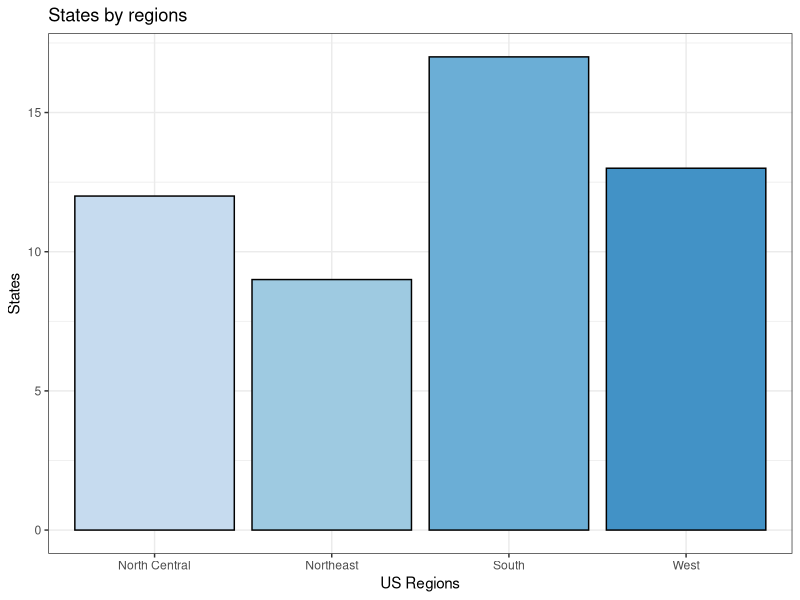
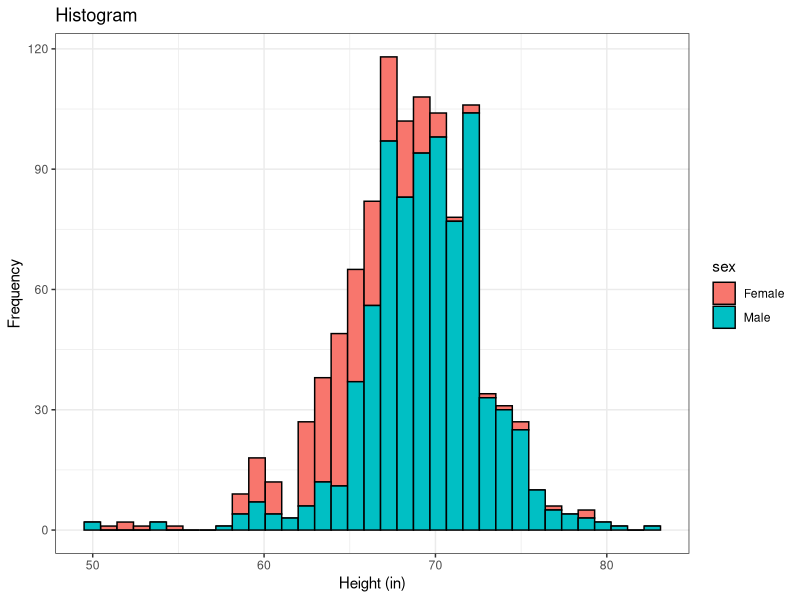
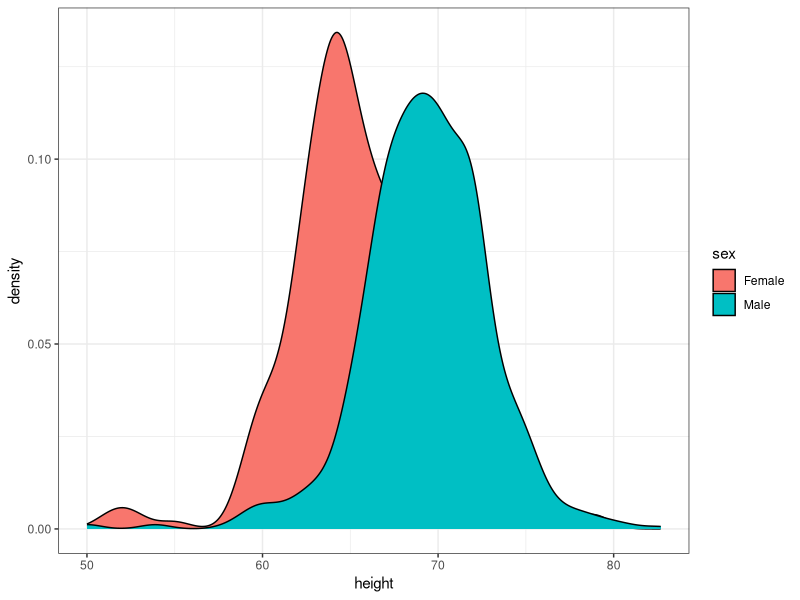
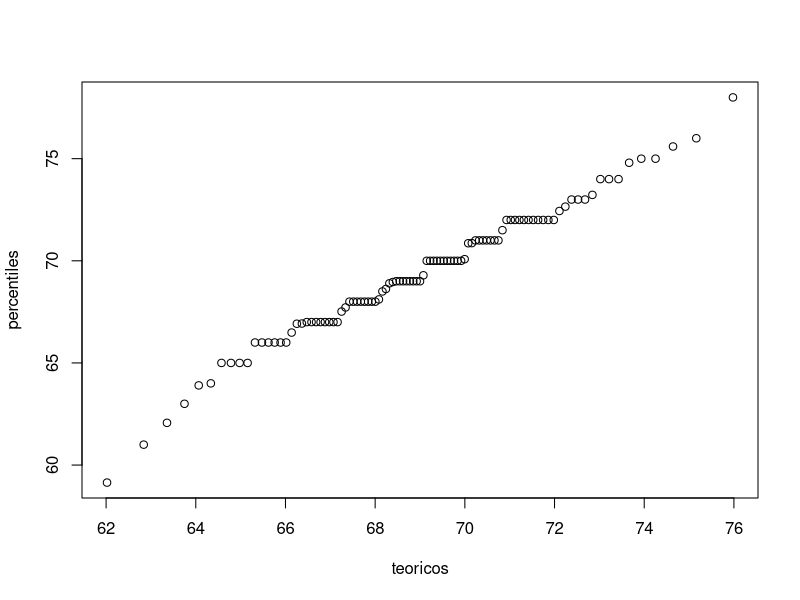
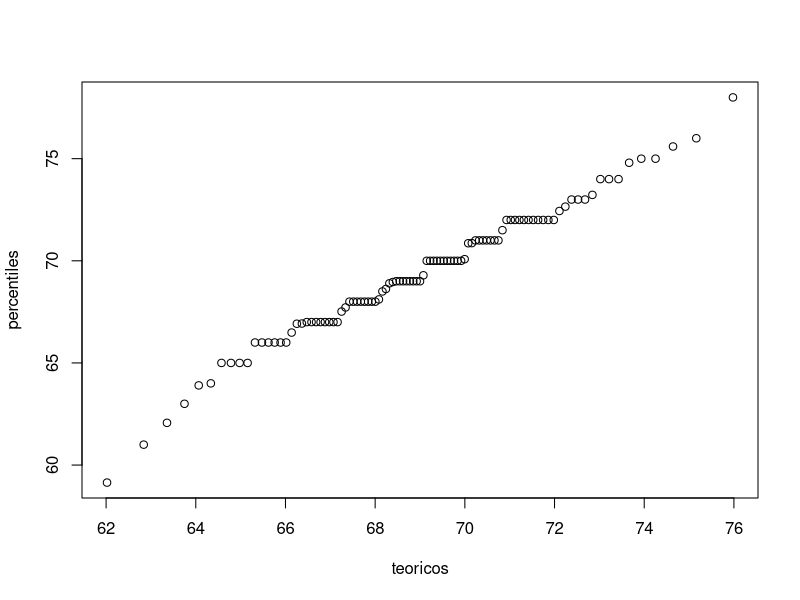
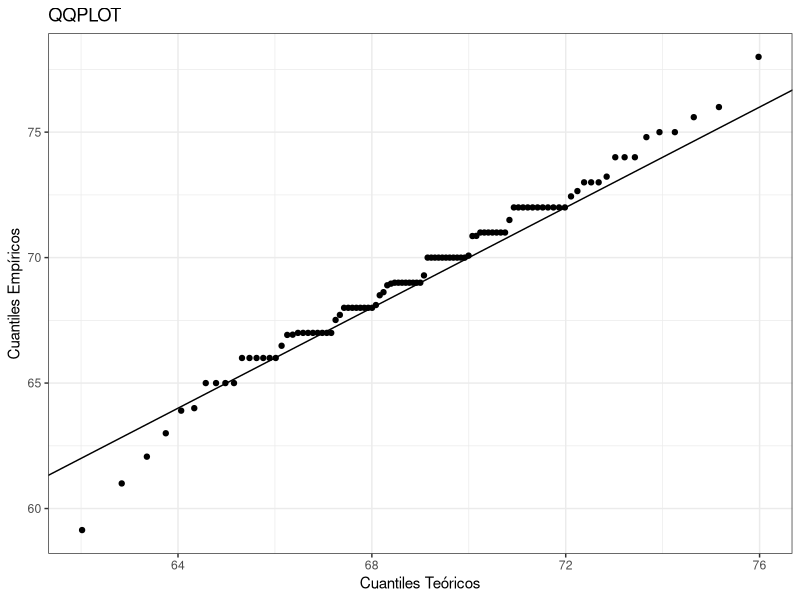

Reproduce these figures in R, in order.
library(dslabs)
library(tidyverse)

data("heights")
head(heights)

table(heights$sex) # Contingency table, absolute frequencies
prop.table(table(heights$sex)) # Contingency table, relative frequencies

blues9[1:4] # colors palette

data("murders")
levels(murders$region)
murders$region <- factor(murders$region, # Change the order of levels
                         levels = c("North Central", "Northeast", "South", "West"))
levels(murders$region)

table(murders$region)

ggplot(data = murders, 
       aes(x  = region)) + 
  geom_bar(fill =  blues9[3:6], 
           color =  "black") +
  labs(title = "States by regions", 
       x = "US Regions", 
       y = "States") +
  theme_bw()

ggplot(data = heights, 
       mapping = aes(x = height, 
                     fill = sex)) + 
  geom_histogram(bins = 35, 
                 color = "black") + 
  labs(title = "Histogram", 
       x = "Height (in)",  
       y  = "Frequency") + 
  theme_bw()

ggplot(data = heights, 
       mapping = aes(x = height, 
                     fill = sex)) + 
  geom_density(color = "black") + 
  theme_bw()

y <- heights$height[heights$sex == "Male"] # Only male

x <- heights %>%  # Equal than above
  filter(sex == "Male") %>% 
  pull(height)

identical(y, x) # Compares declared objects

tapply(heights$height, heights$sex, mean)
tapply(heights$height, heights$sex, sd)

z <- scale(heights$height) # Standardized

mean(abs(z) < 2) # Operating with booleans, I can obtain proportions

pnorm(q = 70.5, # Distributions function
      mean = mean(x), 
      sd = sd(x), 
      lower.tail = F) 

quantile(x, 0.750)

q <- seq(0.01, 0.99, 0.01)
percentiles <- quantile(x, q)
percentiles

percentiles[names(percentiles) == c("25%", "50%", "75%")] # Quartiles

summary(x) # Five characteristic numbers

qnorm(p = 0.5, mean = mean(x), sd = sd(x)) # Quantile function 
qnorm(p = 0.5, mean = mean(x), sd = sd(x), lower.tail = F)
pnorm(q =  69.31475, mean = mean(x), sd = sd(x))

teoricos <- qnorm(q, mean = 69, sd = 3)

plot(teoricos, percentiles) # QQ-plot
qqplot(teoricos, percentiles)

ggplot(data = NULL,
       aes(x = teoricos, 
           y = percentiles)) + 
  geom_point() +
  labs(title = "QQPLOT", 
       x = "Cuantiles Teóricos", 
       y = "Cuantiles Empíricos") +
  geom_abline() + 
  theme_bw()
